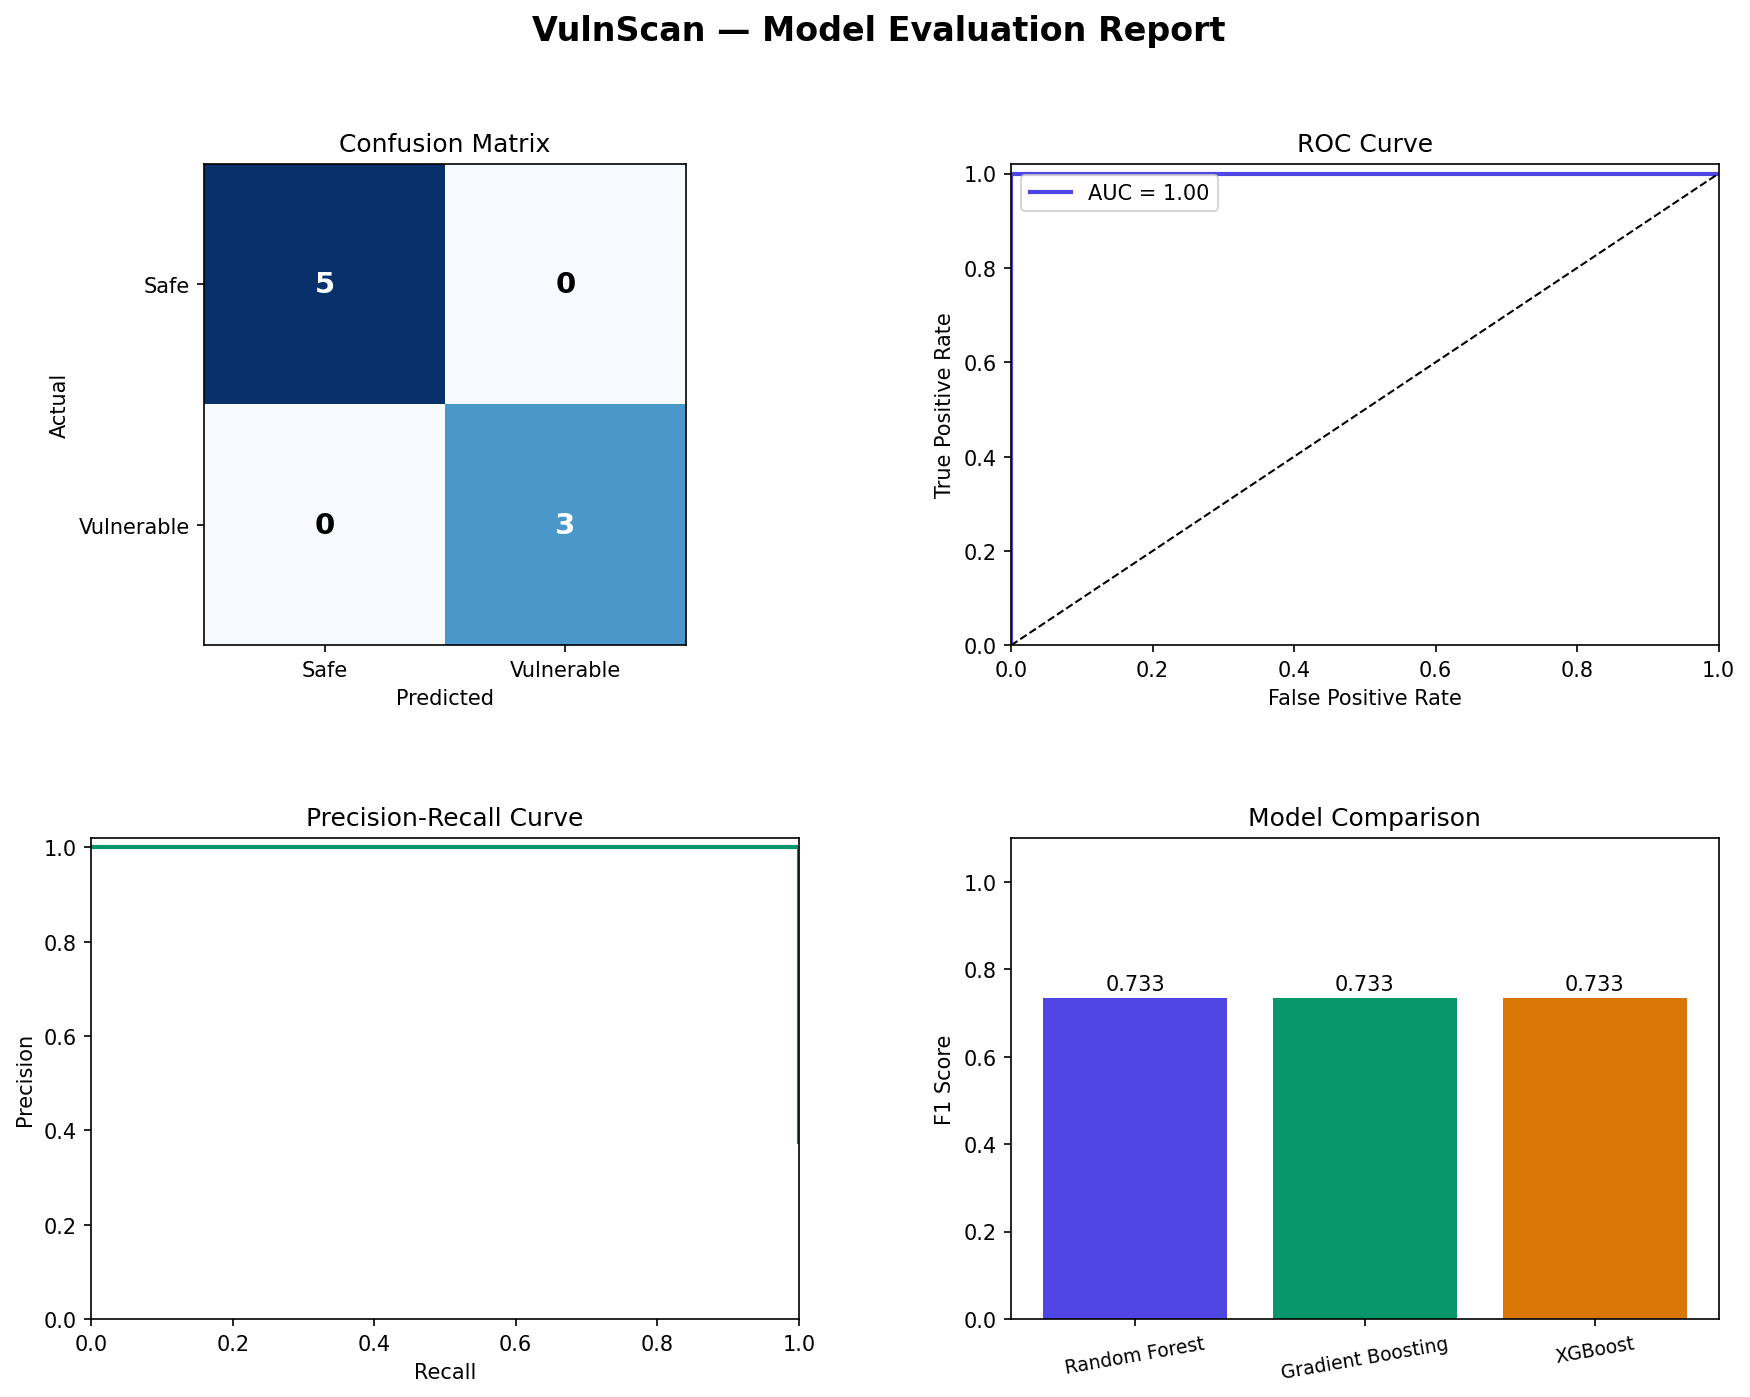

Source code (Python):
import pandas as pd
import matplotlib.pyplot as plt
import matplotlib.gridspec as gridspec
import pickle, sys, os
sys.path.insert(0, os.path.join(os.path.dirname(__file__), '..', 'model'))
from features import build_feature_matrix
from sklearn.metrics import (classification_report, confusion_matrix,
                             roc_curve, auc, precision_recall_curve)
from sklearn.model_selection import train_test_split
import numpy as np

df = pd.read_csv('../data/raw/vulnscan_dataset.csv')
with open('../model/saved_model.pkl', 'rb') as f: model = pickle.load(f)
with open('../model/tfidf_vectorizer.pkl', 'rb') as f: vec = pickle.load(f)

codes = df['code'].tolist()
y = df['is_vulnerable'].values
X, _ = build_feature_matrix(codes, tfidf_vectorizer=vec, fit=False)
X_train, X_test, y_train, y_test = train_test_split(X, y, test_size=0.2, random_state=42)
y_pred = model.predict(X_test)
y_prob = model.predict_proba(X_test)[:, 1]

fig = plt.figure(figsize=(14, 10))
fig.suptitle('VulnScan — Model Evaluation Report', fontsize=16, fontweight='bold')
gs = gridspec.GridSpec(2, 2, figure=fig, hspace=0.4, wspace=0.3)

# Confusion matrix
ax1 = fig.add_subplot(gs[0, 0])
cm = confusion_matrix(y_test, y_pred)
ax1.imshow(cm, cmap='Blues')
ax1.set_xticks([0, 1]); ax1.set_yticks([0, 1])
ax1.set_xticklabels(['Safe', 'Vulnerable'])
ax1.set_yticklabels(['Safe', 'Vulnerable'])
ax1.set_xlabel('Predicted'); ax1.set_ylabel('Actual')
ax1.set_title('Confusion Matrix')
for i in range(2):
    for j in range(2):
        ax1.text(j, i, str(cm[i, j]), ha='center', va='center', fontsize=14,
                fontweight='bold', color='white' if cm[i,j] > cm.max()/2 else 'black')

# ROC curve
ax2 = fig.add_subplot(gs[0, 1])
fpr, tpr, _ = roc_curve(y_test, y_prob)
roc_auc = auc(fpr, tpr)
ax2.plot(fpr, tpr, color='#4f46e5', lw=2, label=f'AUC = {roc_auc:.2f}')
ax2.plot([0,1],[0,1],'k--',lw=1)
ax2.set_xlabel('False Positive Rate'); ax2.set_ylabel('True Positive Rate')
ax2.set_title('ROC Curve'); ax2.legend()
ax2.set_xlim([0,1]); ax2.set_ylim([0,1.02])

# Precision-Recall
ax3 = fig.add_subplot(gs[1, 0])
prec, rec, _ = precision_recall_curve(y_test, y_prob)
ax3.plot(rec, prec, color='#059669', lw=2)
ax3.set_xlabel('Recall'); ax3.set_ylabel('Precision')
ax3.set_title('Precision-Recall Curve')
ax3.set_xlim([0,1]); ax3.set_ylim([0,1.02])

# Model comparison
ax4 = fig.add_subplot(gs[1, 1])
try:
    comp = pd.read_csv('../notebooks/model_comparison.csv')
    models_list = comp['Model'].tolist()
    f1_scores = [float(str(f).replace('%','')) for f in comp['F1 Score'].tolist()]
    bars = ax4.bar(models_list, f1_scores, color=['#4f46e5','#059669','#d97706'])
    ax4.set_ylabel('F1 Score'); ax4.set_title('Model Comparison')
    ax4.set_ylim([0, 1.1])
    for bar, val in zip(bars, f1_scores):
        ax4.text(bar.get_x()+bar.get_width()/2, bar.get_height()+0.02,
                f'{val:.3f}', ha='center', fontsize=10)
    ax4.set_xticklabels(models_list, rotation=10, fontsize=9)
except Exception as e:
    ax4.text(0.5, 0.5, str(e), ha='center', va='center', transform=ax4.transAxes, fontsize=8)

plt.savefig('../notebooks/evaluation_report.png', dpi=150, bbox_inches='tight')
print("Saved: notebooks/evaluation_report.png")
print("\nCLASSIFICATION REPORT:")
print(classification_report(y_test, y_pred, target_names=['Safe','Vulnerable'], zero_division=0))
